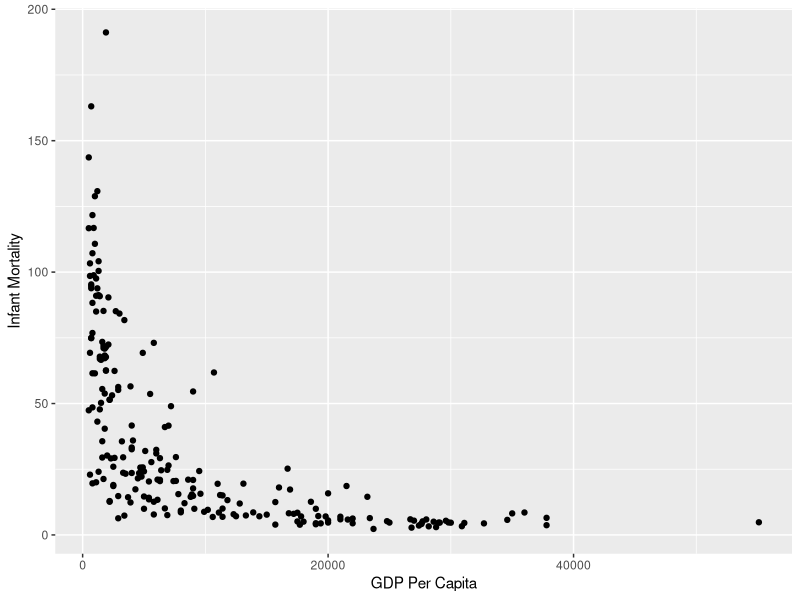

Write R code to recreate this figure.
## ---- chunk 1
library(tidyverse)
library(broom)
library(here)
## ---- chunk 2
Countries_of_the_world <- read_csv(here :: here("data/countries of the world.csv"))

## ---- chunk 3
Countries_of_the_world <- Countries_of_the_world %>%
  rename(
      country = Country,
      region = Region,
      population = Population,
      area = `Area (sq. mi.)`,
      pop_density = `Pop. Density (per sq. mi.)`,
      coastline = `Coastline (coast/area ratio)`,
      net_migration = `Net migration`,
      infant_mortality = `Infant mortality (per 1000 births)`,
      GDP = `GDP ($ per capita)`,
      literacy = `Literacy (%)`,
      phones = `Phones (per 1000)`,
      arable = `Arable (%)`,
      crops = `Crops (%)`,
      other = `Other (%)`,
      climate = Climate,
      birthrate = Birthrate,
      deathrate = Deathrate,
      agriculture = Agriculture,
      industry = Industry,
      service = Service
    ) 
## ---- chunk 4
intro_statistics_1 <- Countries_of_the_world %>%
  select(region, infant_mortality, GDP) %>%
  arrange(desc(GDP))
intro_statistics_1

Countries_of_the_world %>%
  ggplot(aes(x = GDP, y = infant_mortality)) +
  geom_point() + 
  labs(
    x = "GDP Per Capita",
    y = "Infant Mortality"
  )
